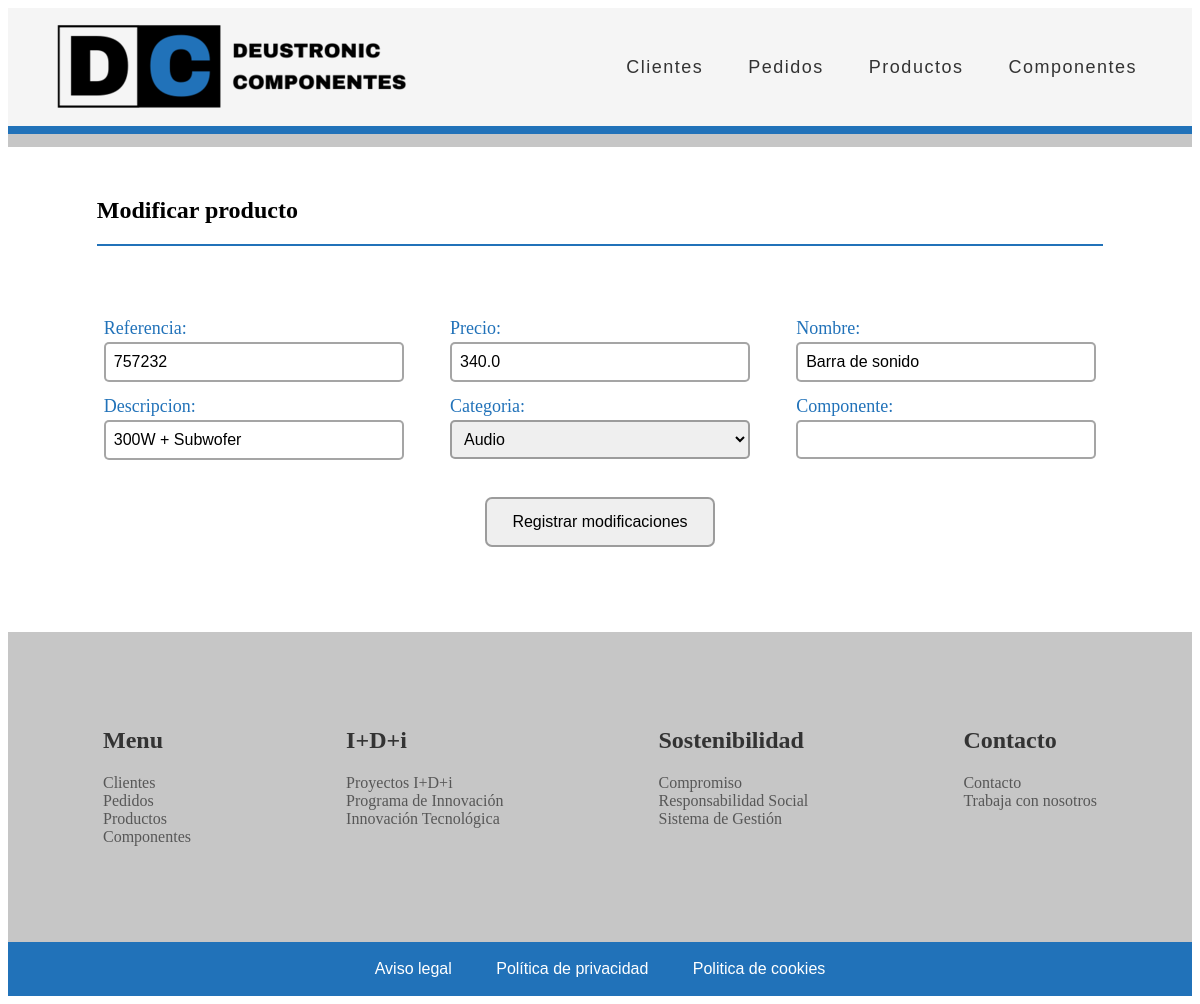
Screenshot of /appGestionPedidos/modificar-producto/3/ with the database file from the repository.
### appGestionPedidos/models.py (models this page shows, shortened)
class Producto(models.Model):
    referencia = models.IntegerField(unique=True)
    precio = models.FloatField()
    nombre = models.CharField(max_length=16)
    descripcion = models.CharField(max_length=60)
    categoria = models.ForeignKey(Categoria, on_delete=models.CASCADE)
    componente = models.ManyToManyField(Componente)

### appGestionPedidos/views.py (the view)
# urls.py: path('modificar-producto/<id>/', producto_modify, name='producto_modify'),
def producto_modify(request, id):
    producto = get_object_or_404(Producto, id=id)
    data = {
            'formulario': ProductoForm(instance=producto)
        }
    if request.method == 'POST':
        formulario = ProductoForm(data=request.POST, instance=producto, files=request.FILES)
        if formulario.is_valid():
            formulario.save()
            return redirect("producto")
        data["formulario"] = formulario
    return render(request, 'appGestionPedidos/producto_modify.html', data)

### appGestionPedidos/forms.py
class ProductoForm(forms.ModelForm):
    class Meta:
        model = Producto
        fields = '__all__'

### appGestionPedidos/models.py (called while the page is built)
    def __str__(self):
       return f"{self.nombre}"

### appGestionPedidos/templates/appGestionPedidos/producto_modify.html (shortened to what this page needs)
{% extends "base.html" %}
{% load static %}
{% block contenido %}
<div class="main_container">
    <div class="main_c_m_title">
        <h2>Modificar producto</h2>
        <div class="main_line_blue"></div>
    </div>
    <form class="main_form" action="" method="post">
        <div class="main_form_container">
            <div class="main_form_field">
                <label for="{{ formulario.referencia.id_for_label }}">Referencia: </label>
                {{ formulario.referencia }}
            </div>
            <div class="main_form_field">
                <label for="{{ formulario.precio.id_for_label }}">Precio: </label>
                {{ formulario.precio }}
            </div>
            <div class="main_form_field">
                <label for="{{ formulario.nombre.id_for_label }}">Nombre: </label>
                {{ formulario.nombre }}
            </div>
            <div class="main_form_field">
                <label for="{{ formulario.descripcion.id_for_label }}">Descripcion: </label>
                {{ formulario.descripcion }}
            </div>
            <div class="main_form_field">
                <label for="{{ formulario.categoria.id_for_label }}">Categoria: </label>
                {{ formulario.categoria }}
            </div>
            <div class="main_form_field">
                <label for="{{ formulario.componente.id_for_label }}">Componente: </label>
                {{ formulario.componente }}
            </div>
        </div>
        <div class="main_form_button">
            <input type="submit" value="Registrar modificaciones" />
        </div>
    </form>
</div>
{% endblock %}

### appGestionPedidos/static/CSS/estilos.css (style rules this page uses)
.main_container { width: 85%; max-width: 1300px; margin: 50px auto; text-align: justify; justify-content: center; }
.main_line_blue { background-color: #2172b9; height: 2.5px; }
.main_form { padding: 35px 0px; }
.main_form_container { display: flex; flex-wrap: wrap; justify-content: space-between; width: 100%; max-width: 1100px; padding: 30px 0px; margin-left: auto; margin-right: auto; }
.main_form_field { display: flex; flex-direction: column; width: 300px; margin: 7px 7px; }
.main_form_field label { font-size: 18px; margin-bottom: 3px; color: #2172b9; }
.main_form_field input { font-size: 16px; height: 34px; padding-left: 8px; border: 2px solid #33333370; border-radius: 5px; }
.main_form_field select { font-size: 16px; height: 39px; padding-left: 8px; border: 2px solid #33333370; border-radius: 5px; }
.main_form_button { display: flex; justify-content: center; width: auto; margin-left: auto; margin-right: auto; }
.main_form_button input { border: 2px solid #33333370; border-radius: 7px; font-size: medium; height: 50px; width: 230px; }

### rows the page displays
Producto: referencia "757232", precio "340.0", nombre "Barra de sonido", descripcion "300W + Subwofer", categoria "Audio"
